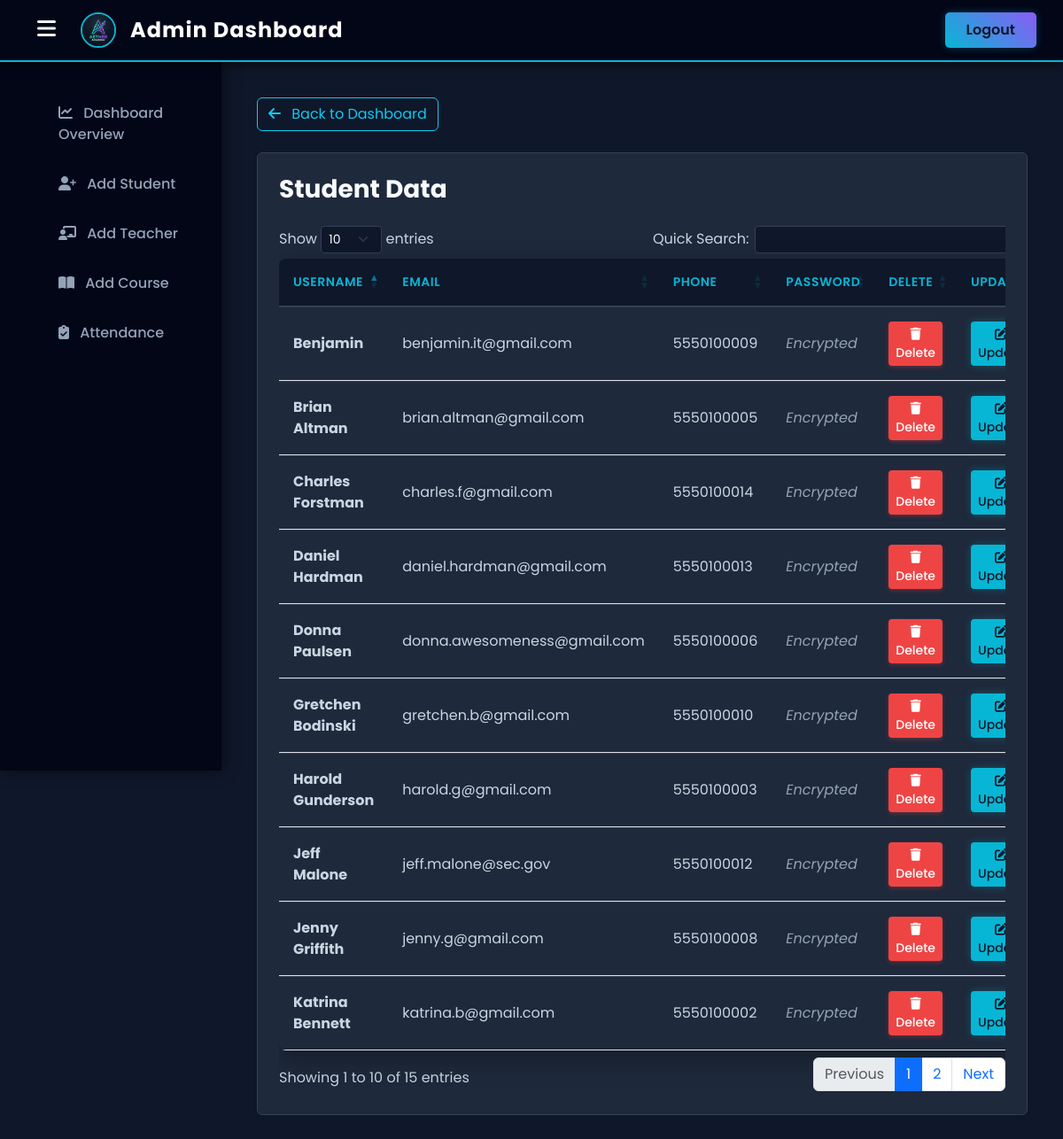
Screenshot of /view_student.php (signed in) with the database file from the repository.
### tables this page shows
CREATE TABLE `user` (
  `id` int(11) NOT NULL AUTO_INCREMENT,
  `username` varchar(50) DEFAULT NULL,
  `phone` varchar(15) DEFAULT NULL,
  `email` varchar(50) DEFAULT NULL,
  `usertype` varchar(50) DEFAULT NULL,
  `password` varchar(255) DEFAULT NULL,
  PRIMARY KEY (`id`)
);

### view_student.php (the view, shortened to what this page needs)
<?php
$data = mysqli_connect("localhost","root","","collegepr",3307);
$sql = "SELECT * FROM user WHERE usertype = 'student'";
$result = mysqli_query($data,$sql);
?>
<!DOCTYPE html>
<html lang="en">
<head>
    <?php
include 'admin_css.php';
?>
</head>
<body>
<?php
    include 'admin_sidebar.php';
?>
<div class="content">
    <div class="card shadow-sm border-0">
        <div class="card-body p-4">
            <h1 class="mb-4">Student Data</h1>
            <div class="table-responsive">
                <table id="studentTable" class="table table-hover align-middle">
                    <thead class="table-dark">
                        <tr>
                            <th>UserName</th>
                            <th>Email</th>
                            <th>Phone</th>
                            <th>Password</th>
                            <th>Delete</th>
                            <th>Update</th>
                        </tr>
                    </thead>
                    <tbody>
                        <?php while($info=$result->fetch_assoc()) { ?>
                        <tr>
                            <td class="fw-bold">
                                <?php echo htmlspecialchars($info['username']);?>
                            </td>
                            <td>
                                <?php echo htmlspecialchars($info['email']);?>
                            </td>
                            <td>
                                <?php echo htmlspecialchars($info['phone']);?>
                            </td>
                            <td>
                                <span class="text-muted fst-italic">Encrypted</span>
                            </td>
                            <td>
                                <?php echo "<a class='btn btn-danger btn-sm' onClick=\" javascript:return confirm('Are You Sure You Want To Delete This?');\" href='delete.php?student_id={$info['id']}'> <i class='fas fa-trash'></i> Delete </a>";?>
                            </td>
                            <td>
                                <?php echo "<a class='btn btn-primary btn-sm' href='update_student.php?student_id={$info['id']}'> <i class='fas fa-edit'></i> Update </a>";?>
                            </td>
                        </tr>
                        <?php } ?>
                    </tbody>
                </table>
            </div>
        </div>
    </div>
</div>
</body>
</html>

### admin.css (style rules this page uses)
* { margin: 0; padding: 0; box-sizing: border-box; font-family: 'Poppins', sans-serif; }
body { background-color: #0f172a !important; color: #f8fafc !important; }
.content { margin-left: 250px; margin-top: 70px; padding: 40px; }
h1, h2, h3, h4, h5, h6 { color: #f8fafc !important; }
h1, h2 { font-size: 28px; font-weight: 700; margin-bottom: 30px; }
.card { background-color: #1e293b !important; border: 1px solid #334155 !important; color: #f8fafc !important; }
table { background-color: #1e293b !important; border-radius: 8px; box-shadow: 0 10px 30px rgba(0,0,0,0.3); overflow: hidden; color: #f8fafc !important; }
th { background-color: #0f172a !important; color: #06b6d4 !important; font-weight: 600; padding: 16px !important; border: none !important; text-transform: uppercase; font-size: 14px; letter-spacing: 0.5px; border-bottom: 1px solid #334155 !important; }
td { padding: 16px !important; vertical-align: middle !important; border-top: 1px solid #334155 !important; color: #cbd5e1 !important; background-color: #1e293b !important; }
.btn-primary { background-color: #06b6d4 !important; border: none !important; font-weight: 500; color: #0f172a !important; box-shadow: 0 0 10px rgba(6, 182, 212, 0.3); }
.btn-danger { background-color: #ef4444 !important; border: none !important; font-weight: 500; box-shadow: 0 2px 5px rgba(239,68,68,0.3); }
.content { transition: all 0.3s ease; }
.text-muted { color: #94a3b8 !important; }

### rows the page displays
user: username "Katrina Bennett", email "katrina.b@gmail.com", phone "5550100002"
user: username "Harold Gunderson", email "harold.g@gmail.com", phone "5550100003"
user: username "Brian Altman", email "brian.altman@gmail.com", phone "5550100005"
user: username "Donna Paulsen", email "donna.awesomeness@gmail.com", phone "5550100006"
user: username "Jenny Griffith", email "jenny.g@gmail.com", phone "5550100008"
user: username "Benjamin", email "benjamin.it@gmail.com", phone "5550100009"
user: username "Gretchen Bodinski", email "gretchen.b@gmail.com", phone "5550100010"
user: username "Jeff Malone", email "jeff.malone@sec.gov", phone "5550100012"
user: username "Daniel Hardman", email "daniel.hardman@gmail.com", phone "5550100013"
user: username "Charles Forstman", email "charles.f@gmail.com", phone "5550100014"
